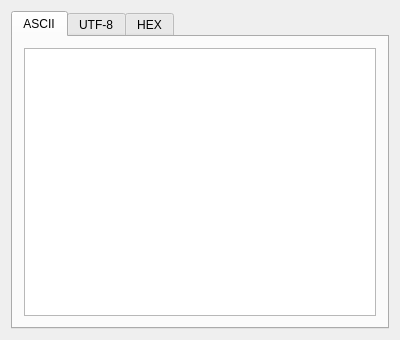
<?xml version="1.0" encoding="UTF-8"?>
<ui version="4.0">
 <class>StdFileWidget</class>
 <widget class="QWidget" name="StdFileWidget">
  <property name="geometry">
   <rect>
    <x>0</x>
    <y>0</y>
    <width>400</width>
    <height>340</height>
   </rect>
  </property>
  <property name="windowTitle">
   <string>StdFileWidget</string>
  </property>
  <layout class="QVBoxLayout" name="verticalLayout">
   <item>
    <widget class="QTabWidget" name="tabWidget">
     <property name="currentIndex">
      <number>0</number>
     </property>
     <widget class="QWidget" name="tab">
      <attribute name="title">
       <string>ASCII</string>
      </attribute>
      <layout class="QVBoxLayout" name="verticalLayout_2">
       <item>
        <widget class="QTextEdit" name="asciiText">
         <property name="textInteractionFlags">
          <set>Qt::TextSelectableByKeyboard|Qt::TextSelectableByMouse</set>
         </property>
        </widget>
       </item>
      </layout>
     </widget>
     <widget class="QWidget" name="tab_2">
      <attribute name="title">
       <string>UTF-8</string>
      </attribute>
      <layout class="QVBoxLayout" name="verticalLayout_3">
       <item>
        <widget class="QTextEdit" name="utf8Text"/>
       </item>
      </layout>
     </widget>
     <widget class="QWidget" name="tab_3">
      <attribute name="title">
       <string>HEX</string>
      </attribute>
      <layout class="QVBoxLayout" name="verticalLayout_4">
       <item>
        <widget class="QTextEdit" name="hexText"/>
       </item>
      </layout>
     </widget>
    </widget>
   </item>
  </layout>
 </widget>
 <layoutdefault spacing="6" margin="11"/>
 <resources/>
 <connections/>
</ui>
